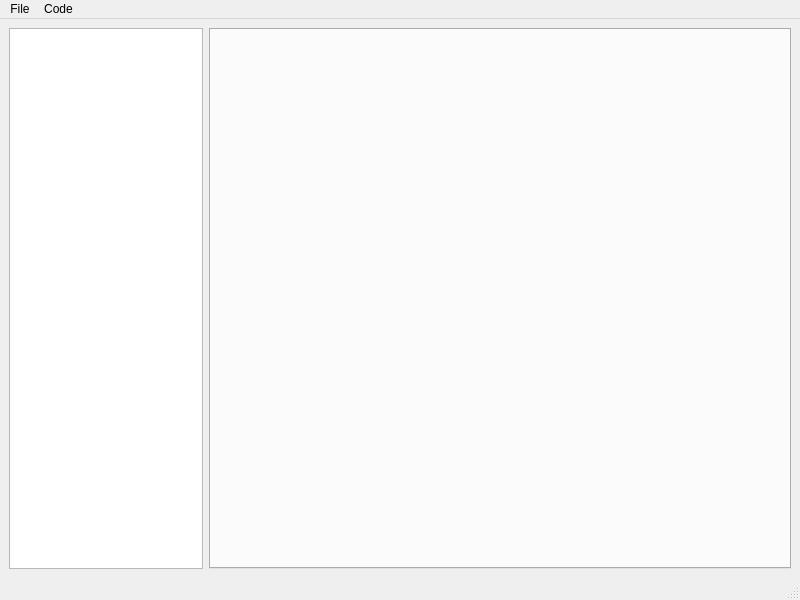
<?xml version="1.0" encoding="UTF-8"?>
<ui version="4.0">
 <class>MainWindow</class>
 <widget class="QMainWindow" name="MainWindow">
  <property name="geometry">
   <rect>
    <x>0</x>
    <y>0</y>
    <width>800</width>
    <height>600</height>
   </rect>
  </property>
  <property name="windowTitle">
   <string>MainWindow</string>
  </property>
  <widget class="QWidget" name="centralwidget">
   <layout class="QHBoxLayout" name="horizontalLayout">
    <item>
     <widget class="QTreeView" name="treeView">
      <property name="sizePolicy">
       <sizepolicy hsizetype="Expanding" vsizetype="Expanding">
        <horstretch>1</horstretch>
        <verstretch>0</verstretch>
       </sizepolicy>
      </property>
     </widget>
    </item>
    <item>
     <widget class="QTabWidget" name="tabWidget">
      <property name="sizePolicy">
       <sizepolicy hsizetype="Expanding" vsizetype="Expanding">
        <horstretch>3</horstretch>
        <verstretch>0</verstretch>
       </sizepolicy>
      </property>
     </widget>
    </item>
   </layout>
  </widget>
  <widget class="QMenuBar" name="menubar">
   <property name="geometry">
    <rect>
     <x>0</x>
     <y>0</y>
     <width>800</width>
     <height>21</height>
    </rect>
   </property>
   <widget class="QMenu" name="menuFile">
    <property name="title">
     <string>File</string>
    </property>
    <addaction name="actionOpen"/>
    <addaction name="actionOpen_Folder"/>
    <addaction name="actionSave"/>
    <addaction name="actionSave_all"/>
    <addaction name="actionClose"/>
    <addaction name="actionExit"/>
   </widget>
   <widget class="QMenu" name="menuCode">
    <property name="title">
     <string>Code</string>
    </property>
    <addaction name="actionRun"/>
    <addaction name="actionBuild"/>
   </widget>
   <addaction name="menuFile"/>
   <addaction name="menuCode"/>
  </widget>
  <widget class="QStatusBar" name="statusbar"/>
  <action name="actionOpen">
   <property name="text">
    <string>Open</string>
   </property>
   <property name="shortcut">
    <string>Ctrl+O</string>
   </property>
  </action>
  <action name="actionOpen_Folder">
   <property name="text">
    <string>Open Folder</string>
   </property>
   <property name="shortcut">
    <string>Ctrl+Shift+O</string>
   </property>
  </action>
  <action name="actionSave">
   <property name="text">
    <string>Save</string>
   </property>
   <property name="shortcut">
    <string>Ctrl+S</string>
   </property>
  </action>
  <action name="actionSave_all">
   <property name="text">
    <string>Save all</string>
   </property>
   <property name="shortcut">
    <string>Ctrl+Shift+S</string>
   </property>
  </action>
  <action name="actionClose">
   <property name="text">
    <string>Close</string>
   </property>
   <property name="shortcut">
    <string>Ctrl+W</string>
   </property>
  </action>
  <action name="actionExit">
   <property name="text">
    <string>Exit</string>
   </property>
  </action>
  <action name="actionRun">
   <property name="text">
    <string>Run</string>
   </property>
  </action>
  <action name="actionBuild">
   <property name="text">
    <string>Build</string>
   </property>
  </action>
 </widget>
 <resources/>
 <connections/>
</ui>
